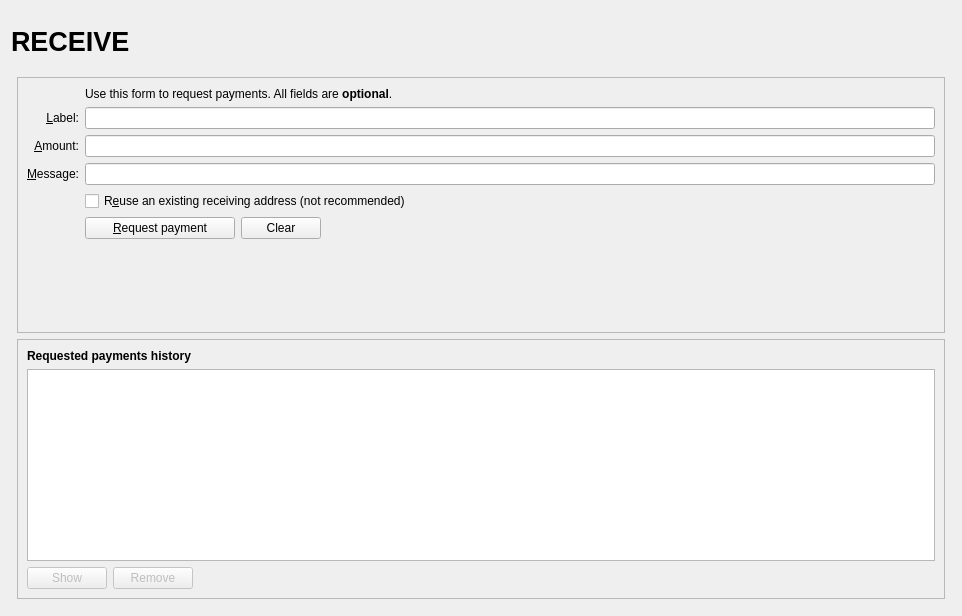
<?xml version="1.0" encoding="UTF-8"?>
<ui version="4.0">
 <class>ReceiveCoinsDialog</class>
 <widget class="QWidget" name="ReceiveCoinsDialog">
  <property name="geometry">
   <rect>
    <x>0</x>
    <y>0</y>
    <width>962</width>
    <height>616</height>
   </rect>
  </property>
  <layout class="QVBoxLayout" name="verticalLayout" stretch="0">
   <item>
    <layout class="QVBoxLayout" name="verticalLayout_Master" stretch="0,1">
     <property name="spacing">
      <number>0</number>
     </property>
     <item>
      <widget class="QFrame" name="frame_Header">
       <layout class="QVBoxLayout" name="verticalLayout_8">
        <property name="leftMargin">
         <number>0</number>
        </property>
        <property name="topMargin">
         <number>0</number>
        </property>
        <property name="rightMargin">
         <number>0</number>
        </property>
        <property name="bottomMargin">
         <number>0</number>
        </property>
        <item>
         <layout class="QHBoxLayout" name="horizontalLayout_Header" stretch="1,0,1">
          <item>
           <widget class="QLabel" name="labelOverviewHeaderLeft">
            <property name="minimumSize">
             <size>
              <width>464</width>
              <height>60</height>
             </size>
            </property>
            <property name="maximumSize">
             <size>
              <width>16777215</width>
              <height>60</height>
             </size>
            </property>
            <property name="font">
             <font>
              <pointsize>20</pointsize>
              <weight>75</weight>
              <bold>true</bold>
             </font>
            </property>
            <property name="text">
             <string>RECEIVE</string>
            </property>
           </widget>
          </item>
          <item>
           <spacer name="horizontalSpacer_3">
            <property name="orientation">
             <enum>Qt::Horizontal</enum>
            </property>
            <property name="sizeHint" stdset="0">
             <size>
              <width>40</width>
              <height>20</height>
             </size>
            </property>
           </spacer>
          </item>
          <item>
           <widget class="QLabel" name="labelOverviewHeaderRight">
            <property name="minimumSize">
             <size>
              <width>464</width>
              <height>60</height>
             </size>
            </property>
            <property name="maximumSize">
             <size>
              <width>16777215</width>
              <height>60</height>
             </size>
            </property>
            <property name="font">
             <font>
              <pointsize>14</pointsize>
             </font>
            </property>
            <property name="text">
             <string/>
            </property>
            <property name="alignment">
             <set>Qt::AlignRight|Qt::AlignTrailing|Qt::AlignVCenter</set>
            </property>
           </widget>
          </item>
         </layout>
        </item>
       </layout>
      </widget>
     </item>
     <item>
      <widget class="QFrame" name="frame_BG">
       <layout class="QVBoxLayout" name="verticalLayout_5">
        <property name="leftMargin">
         <number>6</number>
        </property>
        <property name="topMargin">
         <number>6</number>
        </property>
        <property name="rightMargin">
         <number>6</number>
        </property>
        <property name="bottomMargin">
         <number>6</number>
        </property>
        <item>
         <widget class="QFrame" name="frame2">
          <property name="sizePolicy">
           <sizepolicy hsizetype="Preferred" vsizetype="Expanding">
            <horstretch>0</horstretch>
            <verstretch>0</verstretch>
           </sizepolicy>
          </property>
          <property name="frameShape">
           <enum>QFrame::StyledPanel</enum>
          </property>
          <property name="frameShadow">
           <enum>QFrame::Sunken</enum>
          </property>
          <layout class="QVBoxLayout" name="verticalLayout_3">
           <item>
            <layout class="QGridLayout" name="gridLayout">
             <item row="7" column="2">
              <widget class="QCheckBox" name="reuseAddress">
               <property name="toolTip">
                <string>Reuse one of the previously used receiving addresses.&lt;br&gt;Reusing addresses has security and privacy issues.&lt;br&gt;Do not use this unless re-generating a payment request made before.</string>
               </property>
               <property name="text">
                <string>R&amp;euse an existing receiving address (not recommended)</string>
               </property>
              </widget>
             </item>
             <item row="7" column="0">
              <widget class="QLabel" name="label_4">
               <property name="text">
                <string/>
               </property>
              </widget>
             </item>
             <item row="6" column="0">
              <widget class="QLabel" name="label_3">
               <property name="toolTip">
                <string>An optional message to attach to the payment request, which will be displayed when the request is opened. Note: The message will not be sent with the payment over the Dicenode network.</string>
               </property>
               <property name="text">
                <string>&amp;Message:</string>
               </property>
               <property name="alignment">
                <set>Qt::AlignRight|Qt::AlignTrailing|Qt::AlignVCenter</set>
               </property>
               <property name="buddy">
                <cstring>reqMessage</cstring>
               </property>
              </widget>
             </item>
             <item row="4" column="2">
              <widget class="QLineEdit" name="reqLabel">
               <property name="toolTip">
                <string>An optional label to associate with the new receiving address.</string>
               </property>
              </widget>
             </item>
             <item row="6" column="2">
              <widget class="QLineEdit" name="reqMessage">
               <property name="toolTip">
                <string>An optional message to attach to the payment request, which will be displayed when the request is opened.&lt;br&gt;Note: The message will not be sent with the payment over the Dicenode network.</string>
               </property>
              </widget>
             </item>
             <item row="2" column="2">
              <widget class="QLabel" name="label_5">
               <property name="text">
                <string>Use this form to request payments. All fields are &lt;b&gt;optional&lt;/b&gt;.</string>
               </property>
              </widget>
             </item>
             <item row="4" column="0">
              <widget class="QLabel" name="label_2">
               <property name="toolTip">
                <string>An optional label to associate with the new receiving address.</string>
               </property>
               <property name="text">
                <string>&amp;Label:</string>
               </property>
               <property name="alignment">
                <set>Qt::AlignRight|Qt::AlignTrailing|Qt::AlignVCenter</set>
               </property>
               <property name="buddy">
                <cstring>reqLabel</cstring>
               </property>
              </widget>
             </item>
             <item row="5" column="0">
              <widget class="QLabel" name="label">
               <property name="toolTip">
                <string>An optional amount to request. Leave this empty or zero to not request a specific amount.</string>
               </property>
               <property name="text">
                <string>&amp;Amount:</string>
               </property>
               <property name="alignment">
                <set>Qt::AlignRight|Qt::AlignTrailing|Qt::AlignVCenter</set>
               </property>
               <property name="buddy">
                <cstring>reqAmount</cstring>
               </property>
              </widget>
             </item>
             <item row="5" column="2">
              <widget class="BitcoinAmountField" name="reqAmount">
               <property name="minimumSize">
                <size>
                 <width>80</width>
                 <height>0</height>
                </size>
               </property>
               <property name="toolTip">
                <string>An optional amount to request. Leave this empty or zero to not request a specific amount.</string>
               </property>
              </widget>
             </item>
             <item row="8" column="0">
              <widget class="QLabel" name="label_7">
               <property name="text">
                <string/>
               </property>
              </widget>
             </item>
             <item row="8" column="2">
              <layout class="QHBoxLayout" name="horizontalLayout">
               <item>
                <widget class="QPushButton" name="receiveButton">
                 <property name="minimumSize">
                  <size>
                   <width>150</width>
                   <height>0</height>
                  </size>
                 </property>
                 <property name="text">
                  <string>&amp;Request payment</string>
                 </property>
                 <property name="icon">
                  <iconset resource="../dicenode.qrc">
                   <normaloff>:/icons/receiving_addresses</normaloff>:/icons/receiving_addresses</iconset>
                 </property>
                </widget>
               </item>
               <item>
                <widget class="QPushButton" name="clearButton">
                 <property name="sizePolicy">
                  <sizepolicy hsizetype="Minimum" vsizetype="Fixed">
                   <horstretch>0</horstretch>
                   <verstretch>0</verstretch>
                  </sizepolicy>
                 </property>
                 <property name="toolTip">
                  <string>Clear all fields of the form.</string>
                 </property>
                 <property name="text">
                  <string>Clear</string>
                 </property>
                 <property name="icon">
                  <iconset resource="../dicenode.qrc">
                   <normaloff>:/icons/remove</normaloff>:/icons/remove</iconset>
                 </property>
                 <property name="autoDefault">
                  <bool>false</bool>
                 </property>
                </widget>
               </item>
               <item>
                <spacer name="horizontalSpacer">
                 <property name="orientation">
                  <enum>Qt::Horizontal</enum>
                 </property>
                 <property name="sizeHint" stdset="0">
                  <size>
                   <width>40</width>
                   <height>20</height>
                  </size>
                 </property>
                </spacer>
               </item>
              </layout>
             </item>
             <item row="9" column="2">
              <spacer name="verticalSpacer">
               <property name="orientation">
                <enum>Qt::Vertical</enum>
               </property>
               <property name="sizeHint" stdset="0">
                <size>
                 <width>20</width>
                 <height>40</height>
                </size>
               </property>
              </spacer>
             </item>
            </layout>
           </item>
          </layout>
         </widget>
        </item>
        <item>
         <widget class="QFrame" name="frame">
          <property name="sizePolicy">
           <sizepolicy hsizetype="Preferred" vsizetype="Expanding">
            <horstretch>0</horstretch>
            <verstretch>0</verstretch>
           </sizepolicy>
          </property>
          <property name="frameShape">
           <enum>QFrame::StyledPanel</enum>
          </property>
          <property name="frameShadow">
           <enum>QFrame::Raised</enum>
          </property>
          <layout class="QVBoxLayout" name="verticalLayout_2">
           <item>
            <widget class="QLabel" name="label_6">
             <property name="font">
              <font>
               <weight>75</weight>
               <bold>true</bold>
              </font>
             </property>
             <property name="text">
              <string>Requested payments history</string>
             </property>
            </widget>
           </item>
           <item>
            <widget class="QTableView" name="recentRequestsView">
             <property name="palette">
              <palette>
               <active>
                <colorrole role="Text">
                 <brush brushstyle="SolidPattern">
                  <color alpha="255">
                   <red>51</red>
                   <green>51</green>
                   <blue>51</blue>
                  </color>
                 </brush>
                </colorrole>
               </active>
               <inactive>
                <colorrole role="Text">
                 <brush brushstyle="SolidPattern">
                  <color alpha="255">
                   <red>51</red>
                   <green>51</green>
                   <blue>51</blue>
                  </color>
                 </brush>
                </colorrole>
               </inactive>
               <disabled>
                <colorrole role="Text">
                 <brush brushstyle="SolidPattern">
                  <color alpha="255">
                   <red>85</red>
                   <green>85</green>
                   <blue>85</blue>
                  </color>
                 </brush>
                </colorrole>
               </disabled>
              </palette>
             </property>
             <property name="contextMenuPolicy">
              <enum>Qt::CustomContextMenu</enum>
             </property>
             <property name="tabKeyNavigation">
              <bool>false</bool>
             </property>
             <property name="sortingEnabled">
              <bool>true</bool>
             </property>
            </widget>
           </item>
           <item>
            <layout class="QHBoxLayout" name="horizontalLayout_2">
             <item>
              <widget class="QPushButton" name="showRequestButton">
               <property name="enabled">
                <bool>false</bool>
               </property>
               <property name="toolTip">
                <string>Show the selected request (does the same as double clicking an entry)</string>
               </property>
               <property name="text">
                <string>Show</string>
               </property>
               <property name="icon">
                <iconset resource="../dicenode.qrc">
                 <normaloff>:/icons/edit</normaloff>:/icons/edit</iconset>
               </property>
               <property name="autoDefault">
                <bool>false</bool>
               </property>
              </widget>
             </item>
             <item>
              <widget class="QPushButton" name="removeRequestButton">
               <property name="enabled">
                <bool>false</bool>
               </property>
               <property name="toolTip">
                <string>Remove the selected entries from the list</string>
               </property>
               <property name="text">
                <string>Remove</string>
               </property>
               <property name="icon">
                <iconset resource="../dicenode.qrc">
                 <normaloff>:/icons/remove</normaloff>:/icons/remove</iconset>
               </property>
               <property name="autoDefault">
                <bool>false</bool>
               </property>
              </widget>
             </item>
             <item>
              <spacer name="horizontalSpacer_2">
               <property name="orientation">
                <enum>Qt::Horizontal</enum>
               </property>
               <property name="sizeHint" stdset="0">
                <size>
                 <width>40</width>
                 <height>20</height>
                </size>
               </property>
              </spacer>
             </item>
            </layout>
           </item>
          </layout>
         </widget>
        </item>
       </layout>
      </widget>
     </item>
    </layout>
   </item>
  </layout>
 </widget>
 <customwidgets>
  <customwidget>
   <class>BitcoinAmountField</class>
   <extends>QLineEdit</extends>
   <header>bitcoinamountfield.h</header>
   <container>1</container>
  </customwidget>
 </customwidgets>
 <tabstops>
  <tabstop>reqLabel</tabstop>
  <tabstop>reqAmount</tabstop>
  <tabstop>reqMessage</tabstop>
  <tabstop>reuseAddress</tabstop>
  <tabstop>receiveButton</tabstop>
  <tabstop>clearButton</tabstop>
  <tabstop>recentRequestsView</tabstop>
  <tabstop>showRequestButton</tabstop>
  <tabstop>removeRequestButton</tabstop>
 </tabstops>
 <resources>
  <include location="../dicenode.qrc"/>
 </resources>
 <connections/>
</ui>
